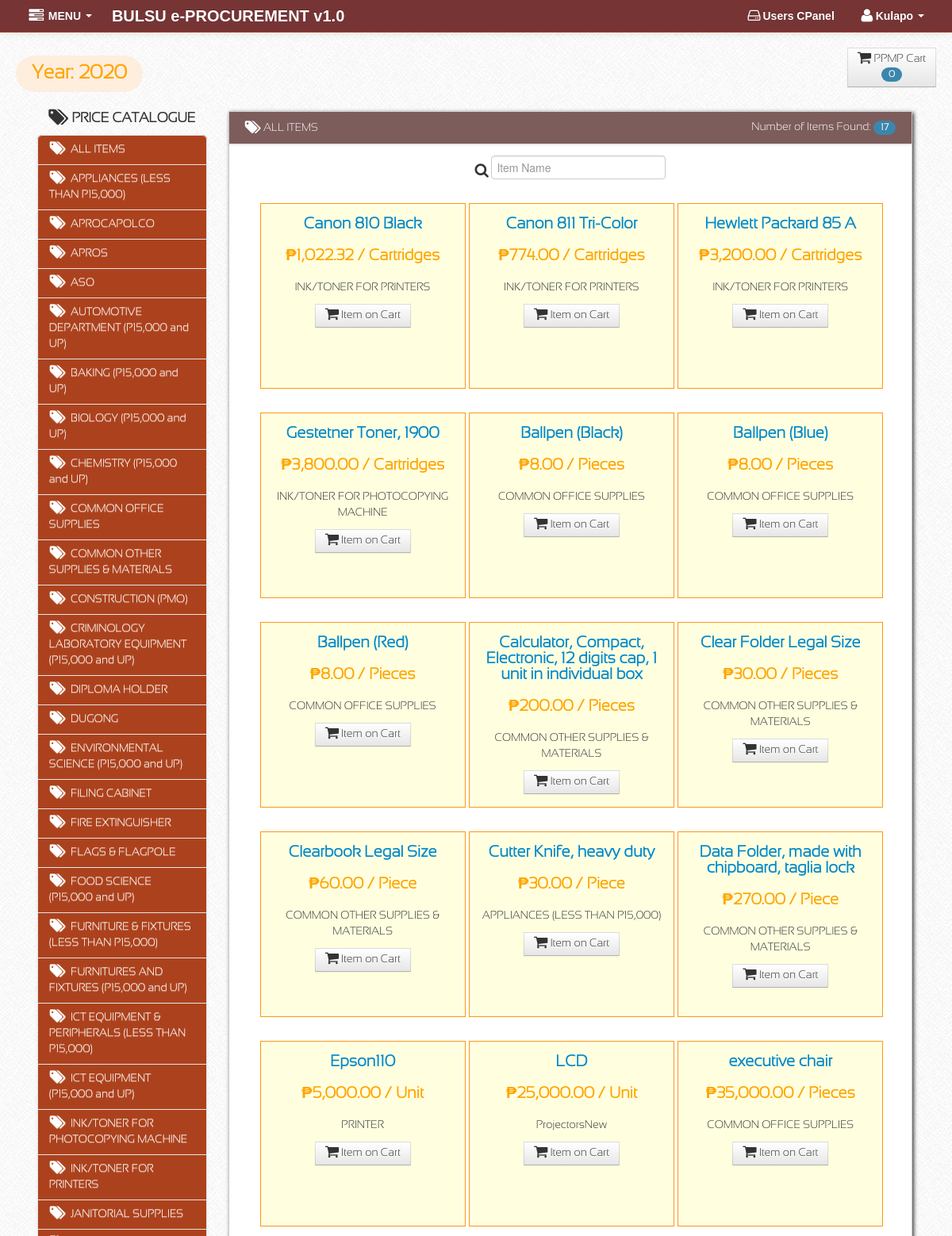
The page /users/dashboard.php (signed in, upper part) on the database its author committed.
### tables this page shows
CREATE TABLE `users` (
  `user_id` int(11) NOT NULL,
  `Year` int(11) NOT NULL,
  `branch` varchar(300) NOT NULL,
  `username` varchar(50) NOT NULL,
  `password` varchar(50) NOT NULL,
  `level` varchar(50) NOT NULL,
  `registered_date` date NOT NULL,
  `approved` varchar(3) NOT NULL,
  `Remarks` varchar(20) NOT NULL
);

CREATE TABLE `tbl_item_category` (
  `itemcategoryID` int(11) NOT NULL,
  `ItemCatDesc` varchar(350) NOT NULL
);

CREATE TABLE `tbl_item_details` (
  `itemdetailID` int(11) NOT NULL,
  `itemcategoryID` int(11) NOT NULL,
  `itemdetailDesc` varchar(350) NOT NULL,
  `UnitOfMeasurement` varchar(20) NOT NULL,
  `PriceCatalogue` decimal(11,2) NOT NULL
);

### users/session.php (called while the page is built, shortened)
<?php
	if (!isset($_SESSION['member_id']) || (trim($_SESSION['member_id']) == '')) {
		header('Location: ../index.php');
	}else {
		$session_id=$_SESSION['member_id'];
	}
?>

### users/dashboard.php (the view, shortened to what this page needs)
<?php include('header.php'); ?>
<?php include('session.php'); ?>
    <body >
		<?php include('navbar.php') ?>
        <div class="container-fluid" id="">
            <div class="row-fluid">
			<?php
				$query = mysql_query("SELECT * FROM users WHERE user_id='$session_id'")or die(mysql_error());
				while($row = mysql_fetch_array($query)) {
					$Year = $row['Year'];
				}
				$query1= mysql_query("select * from tbl_ppmp WHERE Year = '$Year' AND user_id='$session_id' AND Status = 'Pending'")or die(mysql_error());
				$count1 = mysql_num_rows($query1);
			?>
			<div class="span12" id="content">
				<div class="span3" id="content">
					<div class="row-fluid">
						<a href="year.php" class="pull-left" data-placement="right" title="Click to Change the year" id="yearbtn"><div class="pull-left"><h3 style="color:#ffa500;background-color:rgba(295,235,215,0.8);padding:3px 20px;border-radius:50px;"> Year: <?php echo $Year; ?></h3></div></a>
					</div>
				</div>
				<div class="span9" id="">
					<?php if ($count1 == "0") { ?>
						<div class="row-fluid">
							<a href="#" class="btn btn-default pull-right"><i class="icon-shopping-cart icon-large"></i> PPMP Cart<br/><span class="badge badge-info"><?php  echo $count1;  ?></span></a>
						</div>
					<?php }else{ ?>
						<div class="row-fluid">
							<a href="ppmp.php" class="btn btn-default pull-right"><i class="icon-shopping-cart icon-large"></i> PPMP Cart<br/><span class="badge badge-info"><?php  echo $count1;  ?></span></a>
						</div>
					<?php } ?>
				</div>
			</div>
				<div class="span12" id="content">
					<div class="span3" id="content">
						<div class="row-fluid">
							<?php include('side-navbar.php') ?>
						</div>
					</div>
					<div class="span9" id="content">
						<div class="row-fluid">
							<div id="block_bg" class="block">
								<div class="navbar navbar-inner block-header">
									<div class="muted pull-left"><i class="icon-tags icon-large"></i><a href="dashboard.php" class="muted"> ALL ITEMS</a></div>
									<?php
										if(isset($_POST['filter'])) {
											$filter = $_POST['filter'];
											$result = mysql_query("SELECT * FROM tbl_item_details WHERE itemcategoryID LIKE '%".$filter."%' OR itemdetailDesc LIKE '%".$filter."%' OR UnitOfMeasurement LIKE '%".$filter."%' or PriceCatalogue like '%$filter%'");
										} else {
											$result = mysql_query("SELECT * FROM tbl_item_details")or die(mysql_error());
										}
										$count = mysql_num_rows($result);
									?>
									<div class="muted pull-right">
										Number of Items Found: <span class="badge badge-info"><?php echo $count; ?></span>
									</div>
								</div>
								<center>
									<div class="block-content collapse in">
										<div class="span12">
											<div class="span12">
												<div class="span12">
													<form name="search" action="dashboard.php" method="POST">
														<i class="icon-search icon-large"> </i><input type="text" placeholder="Item Name" name="filter" required/>
													</form>
												</div>
												<form name="search1" action="dashboard.php" method="POST">
													<?php
													if($result){
														while($row1=mysql_fetch_array($result)){
														$itemcategoryID = $row1['itemcategoryID'];
													$query2 = mysql_query("select * from tbl_item_category where itemcategoryID='$itemcategoryID'")or die(mysql_error());
													while($row2= mysql_fetch_array($query2)){
														$itemCatDesc = $row2['ItemCatDesc'];
													}
													$prodID = $row1["itemdetailID"];
														echo '<div class="content-item span4" id="content">';
														echo '<ul>';
														echo '<div class="product-image-wrapper">
															  <div class="single-products">
																<div class="productinfo text-center">
																<h5>'.$row1['itemdetailDesc'].'</h5>
																<h2>&#8369;'. number_format($row1['PriceCatalogue'],2, '.', ',') .' / '.$row1['UnitOfMeasurement'].'</h2>
																<p>'.$itemCatDesc.'</p>';
														$searchUserYear = mysql_query("SELECT * FROM users WHERE user_id='$session_id'")or die(mysql_error());
														$foundUserYear = mysql_fetch_array($searchUserYear);
														$resultUserYear = $foundUserYear['Year'];
														$searchItemDesc = mysql_query("select * from tbl_item_details where itemdetailID = '$prodID'") or die(mysql_error());
														$foundItemDesc = mysql_fetch_array($searchItemDesc);
														$resultItemDesc = $foundItemDesc['itemdetailDesc'];
														$searchExistItem = mysql_query("select * from tbl_ppmp where itemdetailDesc = '$resultItemDesc' AND Year ='$resultUserYear' AND user_id='$session_id' OR Status<>'Pending' AND Year ='$resultUserYear' AND user_id='$session_id'") or die(mysql_error());
														$foundExistItem = mysql_fetch_array($searchExistItem);
														if(!empty($foundExistItem)) {
															echo '<a class="btn btn-default"><i class="icon-shopping-cart icon-large"></i> Item on Cart </a>';
														} else {
															echo '<a href="product-details.php?prodid='.$prodID.'" class="btn btn-success"><i class="icon-shopping-cart icon-large"></i> Item Details </a>';
														}
														echo '</ul>';
														echo '</div>';
														}
													}
												?>
																</div>
															</div>
														</div>
											</div>
										</div>
									</div>
							</div>
						</div>
					</div>
	<?php include('script.php'); ?>
    </body>
</html>

### users/navbar.php (shortened to what this page needs)
<div class="navbar navbar-fixed-top navbar-inverse">
	<div class="navbar-inner">
		<div class="container-fluid">
			<div id="coll" class="nav-collapse collapse">
				<ul class="nav pull-left">
					<li class="dropdown">
						<a href="#" id="name123" role="button" class="dropdown-toggle" data-toggle="dropdown"><i class="icon-tasks icon-large"></i> MENU <i class="caret"></i></a>
					</li>
				</ul>
			</div>
			<a href="dashboard.php"><span class="brand">BULSU e-PROCUREMENT v1.0</span></a>
			<div id="coll" class="nav-collapse collapse">
				<ul class="nav pull-right">
					<li class="dropdown">
						<a><i class="icon-hdd icon-large"></i>Users CPanel</a>
					</li>
					<?php
						$query= mysql_query("select * from users where user_id = '$session_id'")or die(mysql_error());
						$row = mysql_fetch_array($query);
					?>
					<li class="dropdown">
						<a href="#" id="name123" role="button" class="dropdown-toggle" data-toggle="dropdown"> <i class="icon-user icon-large">
							</i><?php echo $row['username'];  ?> <i class="caret"></i></a>
					</li>
				</ul>
			</div>
		</div>
	</div>
</div>

### users/side-navbar.php (shortened to what this page needs)
<?php
    $jim = new Data();
    class Data {
        function getcategory(){
            $result = mysql_query("SELECT * FROM tbl_item_category ORDER BY itemCatDesc ASC");
            return $result;
        }
    }
?>
<div class="span12" id="sidebar">
	<center>
	<div class="block-header">
		<h4><i class="icon-tags icon-large"></i> PRICE CATALOGUE</h4>
	</div>
		<ul class="nav nav-list bs-docs-sidenav nav-collapse collapse">
			<li>
				<a tabindex="-1" href="dashboard.php" class="jkl"><i class="icon-tags icon-large"></i> ALL ITEMS </a>
			</li>
				<?php
					$cat = $jim->getcategory();
					while($row = mysql_fetch_array($cat)){
						echo '<li><a tabindex="-1" class="jkl" href="category.php?filter='.trim($row['itemcategoryID']).'"><i class="icon-tags icon-large"></i> '.$row['ItemCatDesc'].'</a></li>';
					}
				?>
		</ul>
	</center>
</div>

### assets/styles.css (style rules this page uses)
body { padding-top: 60px; padding-bottom: 40px; background-color: #f5f5f5; }
#content { margin-left:0px; }
.block { background: url("../images/pixel-60fff.png") repeat scroll 0 0 rgba(0, 0, 0, 0) !important; border: 1px solid #ccc; background: white; margin: 1em 0em; border-top: none; -webkit-box-shadow: 2px 2px 5px rgba(0, 0, 6, 0.75); -moz-box-shadow: 2px 2px 5px rgba(0, 0, 6, 0.75); box-shadow: 2px 2px 5px rgba(0, 0, 6, 0.75); }
.block-content { margin: 1em; min-height: .25em; }
.block-header { margin-bottom: 0px; border-right: none; border-left: none; -webkit-border-radius: 0px; -moz-border-radius: 0px; border-radius: 0px; }
.block-header div { padding-top: 10px; }
.bs-docs-sidenav { max-width: 80%; margin: 0px 0 0; padding: 0; background-color: #fff; -webkit-border-radius: 6px; -moz-border-radius: 6px; border-radius: 6px; -webkit-box-shadow: 0 1px 4px rgba(0,0,0,.065); -moz-box-shadow: 0 1px 4px rgba(0,0,0,.065); box-shadow: 0 1px 4px rgba(0,0,0,.065); }
.bs-docs-sidenav > li > a { display: block; width: 190px \9; margin: 0 0 -1px; padding: 8px 14px; border: 1px solid #e5e5e5; }
.bs-docs-sidenav > li:first-child > a { -webkit-border-radius: 6px 6px 0 0; -moz-border-radius: 6px 6px 0 0; border-radius: 6px 6px 0 0; }
.content-item ul { float:left; overflow: hidden; margin-bottom: 30px; background-color:#ffffe0; border: 1px solid #fe980f; width:245px !important; min-height:220px !important; padding:6px; vertical-align:middle; }
.content-item ul h2 { color:#ffa500; font-size:20px; }
.content-item ul h5 { color:#0088cc; font-size:20px; }

### rows shown on the page
users: username "Kulapo", Year "2020"
tbl_item_category: ItemCatDesc "APPLIANCES (LESS THAN P15,000)"
tbl_item_category: ItemCatDesc "APROCAPOLCO"
tbl_item_category: ItemCatDesc "APROS"
tbl_item_category: ItemCatDesc "ASO"
tbl_item_category: ItemCatDesc "AUTOMOTIVE DEPARTMENT (P15,000 and UP)"
tbl_item_category: ItemCatDesc "BAKING (P15,000 and UP)"
tbl_item_category: ItemCatDesc "BIOLOGY (P15,000 and UP)"
tbl_item_category: ItemCatDesc "CHEMISTRY (P15,000 and UP)"
tbl_item_category: ItemCatDesc "COMMON OFFICE SUPPLIES"
tbl_item_category: ItemCatDesc "COMMON OTHER SUPPLIES & MATERIALS"
tbl_item_category: ItemCatDesc "CONSTRUCTION (PMO)"
tbl_item_category: ItemCatDesc "CRIMINOLOGY LABORATORY EQUIPMENT (P15,000 and UP)"
tbl_item_category: ItemCatDesc "DIPLOMA HOLDER"
tbl_item_category: ItemCatDesc "DUGONG"
tbl_item_category: ItemCatDesc "ENVIRONMENTAL SCIENCE (P15,000 and UP)"
tbl_item_category: ItemCatDesc "FILING CABINET"
tbl_item_category: ItemCatDesc "FIRE EXTINGUISHER"
tbl_item_category: ItemCatDesc "FLAGS & FLAGPOLE"
tbl_item_category: ItemCatDesc "FOOD SCIENCE (P15,000 and UP)"
tbl_item_category: ItemCatDesc "FURNITURE & FIXTURES (LESS THAN P15,000)"
tbl_item_category: ItemCatDesc "FURNITURES AND FIXTURES (P15,000 and UP)"
tbl_item_category: ItemCatDesc "ICT EQUIPMENT & PERIPHERALS (LESS THAN P15,000)"
tbl_item_category: ItemCatDesc "ICT EQUIPMENT (P15,000 and UP)"
tbl_item_category: ItemCatDesc "INK/TONER FOR PHOTOCOPYING MACHINE"
tbl_item_category: ItemCatDesc "INK/TONER FOR PRINTERS"
tbl_item_category: ItemCatDesc "JANITORIAL SUPPLIES"
tbl_item_details: itemdetailDesc "Canon 810 Black", PriceCatalogue "1,022.32", UnitOfMeasurement "Cartridges", itemcategoryID.ItemCatDesc "INK/TONER FOR PRINTERS"
tbl_item_details: itemdetailDesc "Canon 811 Tri-Color", PriceCatalogue "774.00", UnitOfMeasurement "Cartridges", itemcategoryID.ItemCatDesc "INK/TONER FOR PRINTERS"
tbl_item_details: itemdetailDesc "Hewlett Packard 85 A", PriceCatalogue "3,200.00", UnitOfMeasurement "Cartridges", itemcategoryID.ItemCatDesc "INK/TONER FOR PRINTERS"
tbl_item_details: itemdetailDesc "Gestetner Toner, 1900", PriceCatalogue "3,800.00", UnitOfMeasurement "Cartridges", itemcategoryID.ItemCatDesc "INK/TONER FOR PHOTOCOPYING MACHINE"
tbl_item_details: itemdetailDesc "Ballpen (Black)", PriceCatalogue "8.00", UnitOfMeasurement "Pieces", itemcategoryID.ItemCatDesc "COMMON OFFICE SUPPLIES"
tbl_item_details: itemdetailDesc "Ballpen (Blue)", PriceCatalogue "8.00", UnitOfMeasurement "Pieces", itemcategoryID.ItemCatDesc "COMMON OFFICE SUPPLIES"
tbl_item_details: itemdetailDesc "Ballpen (Red)", PriceCatalogue "8.00", UnitOfMeasurement "Pieces", itemcategoryID.ItemCatDesc "COMMON OFFICE SUPPLIES"
tbl_item_details: itemdetailDesc "Calculator, Compact, Electronic, 12 digits cap, 1 unit in individual box", PriceCatalogue "200.00", UnitOfMeasurement "Pieces", itemcategoryID.ItemCatDesc "COMMON OTHER SUPPLIES & MATERIALS"
tbl_item_details: itemdetailDesc "Clear Folder Legal Size", PriceCatalogue "30.00", UnitOfMeasurement "Pieces", itemcategoryID.ItemCatDesc "COMMON OTHER SUPPLIES & MATERIALS"
tbl_item_details: itemdetailDesc "Clearbook Legal Size", PriceCatalogue "60.00", UnitOfMeasurement "Piece", itemcategoryID.ItemCatDesc "COMMON OTHER SUPPLIES & MATERIALS"
tbl_item_details: itemdetailDesc "Cutter Knife, heavy duty", PriceCatalogue "30.00", UnitOfMeasurement "Piece", itemcategoryID.ItemCatDesc "APPLIANCES (LESS THAN P15,000)"
tbl_item_details: itemdetailDesc "Data Folder, made with chipboard, taglia lock", PriceCatalogue "270.00", UnitOfMeasurement "Piece", itemcategoryID.ItemCatDesc "COMMON OTHER SUPPLIES & MATERIALS"
tbl_item_details: itemdetailDesc "Epson110", PriceCatalogue "5,000.00", UnitOfMeasurement "Unit", itemcategoryID.ItemCatDesc "PRINTER"
tbl_item_details: itemdetailDesc "LCD", PriceCatalogue "25,000.00", UnitOfMeasurement "Unit", itemcategoryID.ItemCatDesc "ProjectorsNew"
tbl_item_details: itemdetailDesc "executive chair", PriceCatalogue "35,000.00", UnitOfMeasurement "Pieces", itemcategoryID.ItemCatDesc "COMMON OFFICE SUPPLIES"

### other values the page prints
$count1 "0"
$count "17"
